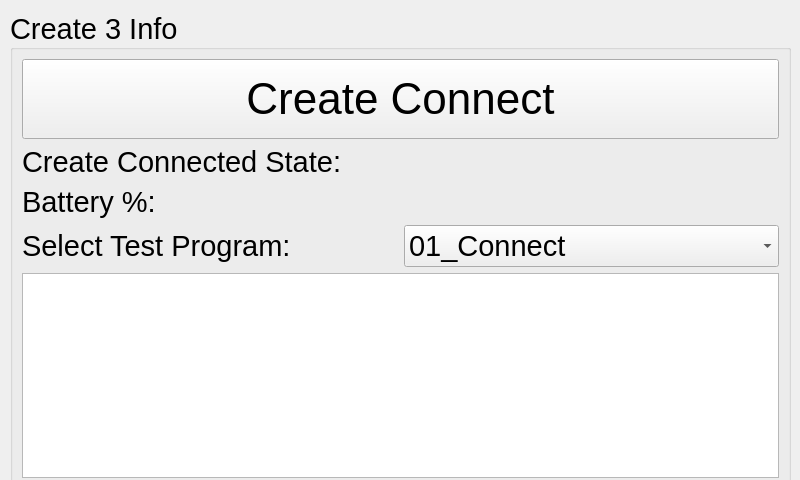
<?xml version="1.0" encoding="UTF-8"?>
<ui version="4.0">
 <class>SensorListWidget</class>
 <widget class="QWidget" name="SensorListWidget">
  <property name="geometry">
   <rect>
    <x>0</x>
    <y>0</y>
    <width>800</width>
    <height>480</height>
   </rect>
  </property>
  <property name="windowTitle">
   <string>Sensor List</string>
  </property>
  <widget class="QWidget" name="">
   <property name="geometry">
    <rect>
     <x>10</x>
     <y>10</y>
     <width>781</width>
     <height>486</height>
    </rect>
   </property>
   <layout class="QVBoxLayout" name="verticalLayout">
    <item>
     <widget class="QGroupBox" name="CreateInfo">
      <property name="font">
       <font>
        <pointsize>22</pointsize>
       </font>
      </property>
      <property name="title">
       <string>Create 3 Info</string>
      </property>
      <property name="alignment">
       <set>Qt::AlignLeading|Qt::AlignLeft|Qt::AlignVCenter</set>
      </property>
      <layout class="QVBoxLayout" name="verticalLayout_2">
       <item>
        <widget class="QPushButton" name="CreateConnectButton">
         <property name="minimumSize">
          <size>
           <width>0</width>
           <height>80</height>
          </size>
         </property>
         <property name="font">
          <font>
           <pointsize>33</pointsize>
          </font>
         </property>
         <property name="text">
          <string>Create Connect</string>
         </property>
        </widget>
       </item>
       <item>
        <layout class="QHBoxLayout" name="CreateConnectHorizontal">
         <item>
          <widget class="QLabel" name="createConnectLabel">
           <property name="font">
            <font>
             <pointsize>22</pointsize>
            </font>
           </property>
           <property name="text">
            <string>Create Connected State:</string>
           </property>
          </widget>
         </item>
         <item>
          <widget class="QLabel" name="createConnectState">
           <property name="font">
            <font>
             <pointsize>22</pointsize>
            </font>
           </property>
           <property name="text">
            <string/>
           </property>
           <property name="alignment">
            <set>Qt::AlignRight|Qt::AlignTrailing|Qt::AlignVCenter</set>
           </property>
          </widget>
         </item>
        </layout>
       </item>
       <item>
        <layout class="QHBoxLayout" name="BatteryHorizontal">
         <item>
          <widget class="QLabel" name="batteryPercentLabel">
           <property name="font">
            <font>
             <pointsize>22</pointsize>
            </font>
           </property>
           <property name="text">
            <string>Battery %:</string>
           </property>
          </widget>
         </item>
         <item>
          <widget class="QLabel" name="batteryPercent">
           <property name="minimumSize">
            <size>
             <width>25</width>
             <height>0</height>
            </size>
           </property>
           <property name="font">
            <font>
             <pointsize>22</pointsize>
            </font>
           </property>
           <property name="text">
            <string/>
           </property>
           <property name="alignment">
            <set>Qt::AlignRight|Qt::AlignTrailing|Qt::AlignVCenter</set>
           </property>
          </widget>
         </item>
        </layout>
       </item>
       <item>
        <layout class="QHBoxLayout" name="TestProgramHorizontal" stretch="0,0">
         <item>
          <widget class="QLabel" name="testProgramLabel">
           <property name="font">
            <font>
             <pointsize>22</pointsize>
            </font>
           </property>
           <property name="text">
            <string>Select Test Program:</string>
           </property>
          </widget>
         </item>
         <item>
          <widget class="QComboBox" name="testProgramComboBox">
           <item>
            <property name="text">
             <string>01_Connect</string>
            </property>
           </item>
           <item>
            <property name="text">
             <string>02_Dock_Undock</string>
            </property>
           </item>
           <item>
            <property name="text">
             <string>03_Move_Velocity</string>
            </property>
           </item>
           <item>
            <property name="text">
             <string>04_Rotate</string>
            </property>
           </item>
           <item>
            <property name="text">
             <string>05_Arc</string>
            </property>
           </item>
           <item>
            <property name="text">
             <string>06_LED_Test</string>
            </property>
           </item>
          </widget>
         </item>
        </layout>
       </item>
       <item>
        <widget class="QTableView" name="sensors">
         <property name="font">
          <font>
           <pointsize>22</pointsize>
          </font>
         </property>
         <property name="editTriggers">
          <set>QAbstractItemView::NoEditTriggers</set>
         </property>
         <property name="tabKeyNavigation">
          <bool>false</bool>
         </property>
         <property name="showDropIndicator" stdset="0">
          <bool>false</bool>
         </property>
         <property name="dragDropOverwriteMode">
          <bool>false</bool>
         </property>
         <property name="alternatingRowColors">
          <bool>true</bool>
         </property>
         <property name="selectionMode">
          <enum>QAbstractItemView::SingleSelection</enum>
         </property>
         <property name="selectionBehavior">
          <enum>QAbstractItemView::SelectRows</enum>
         </property>
         <property name="showGrid">
          <bool>true</bool>
         </property>
         <property name="gridStyle">
          <enum>Qt::NoPen</enum>
         </property>
         <property name="wordWrap">
          <bool>false</bool>
         </property>
         <property name="cornerButtonEnabled">
          <bool>false</bool>
         </property>
         <attribute name="horizontalHeaderVisible">
          <bool>false</bool>
         </attribute>
         <attribute name="horizontalHeaderMinimumSectionSize">
          <number>1</number>
         </attribute>
         <attribute name="horizontalHeaderDefaultSectionSize">
          <number>300</number>
         </attribute>
         <attribute name="horizontalHeaderHighlightSections">
          <bool>false</bool>
         </attribute>
         <attribute name="horizontalHeaderStretchLastSection">
          <bool>true</bool>
         </attribute>
         <attribute name="verticalHeaderVisible">
          <bool>false</bool>
         </attribute>
         <attribute name="verticalHeaderDefaultSectionSize">
          <number>36</number>
         </attribute>
         <attribute name="verticalHeaderHighlightSections">
          <bool>false</bool>
         </attribute>
        </widget>
       </item>
      </layout>
     </widget>
    </item>
    <item>
     <widget class="PlotWidget" name="plot" native="true">
      <property name="font">
       <font>
        <pointsize>22</pointsize>
       </font>
      </property>
     </widget>
    </item>
   </layout>
  </widget>
 </widget>
 <customwidgets>
  <customwidget>
   <class>PlotWidget</class>
   <extends>QWidget</extends>
   <header>PlotWidget.h</header>
   <container>1</container>
  </customwidget>
 </customwidgets>
 <resources/>
 <connections/>
</ui>
